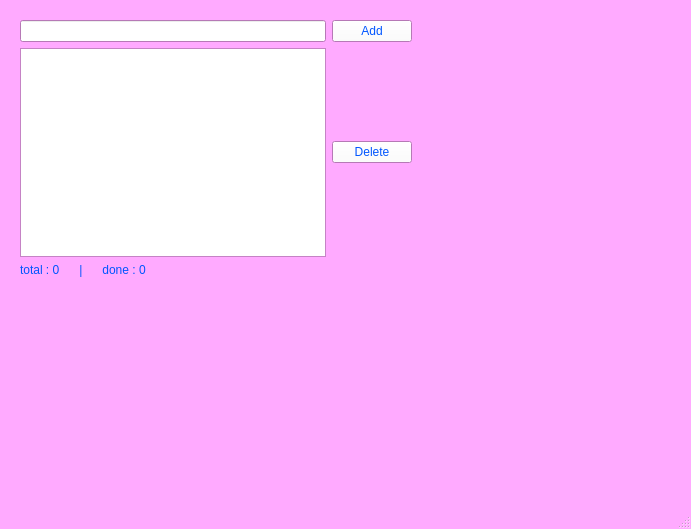
<?xml version="1.0" encoding="UTF-8"?>
<ui version="4.0">
 <class>MainWindow</class>
 <widget class="QMainWindow" name="MainWindow">
  <property name="windowModality">
   <enum>Qt::WindowModality::ApplicationModal</enum>
  </property>
  <property name="geometry">
   <rect>
    <x>0</x>
    <y>0</y>
    <width>691</width>
    <height>529</height>
   </rect>
  </property>
  <property name="palette">
   <palette>
    <active>
     <colorrole role="WindowText">
      <brush brushstyle="SolidPattern">
       <color alpha="255">
        <red>0</red>
        <green>0</green>
        <blue>0</blue>
       </color>
      </brush>
     </colorrole>
     <colorrole role="Button">
      <brush brushstyle="SolidPattern">
       <color alpha="255">
        <red>255</red>
        <green>255</green>
        <blue>255</blue>
       </color>
      </brush>
     </colorrole>
     <colorrole role="Light">
      <brush brushstyle="SolidPattern">
       <color alpha="255">
        <red>85</red>
        <green>170</green>
        <blue>255</blue>
       </color>
      </brush>
     </colorrole>
     <colorrole role="Midlight">
      <brush brushstyle="SolidPattern">
       <color alpha="255">
        <red>0</red>
        <green>85</green>
        <blue>255</blue>
       </color>
      </brush>
     </colorrole>
     <colorrole role="Dark">
      <brush brushstyle="SolidPattern">
       <color alpha="255">
        <red>85</red>
        <green>85</green>
        <blue>255</blue>
       </color>
      </brush>
     </colorrole>
     <colorrole role="Mid">
      <brush brushstyle="SolidPattern">
       <color alpha="255">
        <red>85</red>
        <green>85</green>
        <blue>255</blue>
       </color>
      </brush>
     </colorrole>
     <colorrole role="Text">
      <brush brushstyle="SolidPattern">
       <color alpha="255">
        <red>255</red>
        <green>255</green>
        <blue>255</blue>
       </color>
      </brush>
     </colorrole>
     <colorrole role="BrightText">
      <brush brushstyle="SolidPattern">
       <color alpha="255">
        <red>0</red>
        <green>85</green>
        <blue>255</blue>
       </color>
      </brush>
     </colorrole>
     <colorrole role="ButtonText">
      <brush brushstyle="SolidPattern">
       <color alpha="255">
        <red>0</red>
        <green>85</green>
        <blue>255</blue>
       </color>
      </brush>
     </colorrole>
     <colorrole role="Base">
      <brush brushstyle="SolidPattern">
       <color alpha="255">
        <red>255</red>
        <green>255</green>
        <blue>255</blue>
       </color>
      </brush>
     </colorrole>
     <colorrole role="Window">
      <brush brushstyle="SolidPattern">
       <color alpha="255">
        <red>255</red>
        <green>170</green>
        <blue>255</blue>
       </color>
      </brush>
     </colorrole>
     <colorrole role="Highlight">
      <brush brushstyle="SolidPattern">
       <color alpha="255">
        <red>255</red>
        <green>255</green>
        <blue>255</blue>
       </color>
      </brush>
     </colorrole>
     <colorrole role="HighlightedText">
      <brush brushstyle="SolidPattern">
       <color alpha="255">
        <red>0</red>
        <green>85</green>
        <blue>255</blue>
       </color>
      </brush>
     </colorrole>
     <colorrole role="Link">
      <brush brushstyle="SolidPattern">
       <color alpha="255">
        <red>85</red>
        <green>170</green>
        <blue>255</blue>
       </color>
      </brush>
     </colorrole>
     <colorrole role="LinkVisited">
      <brush brushstyle="SolidPattern">
       <color alpha="255">
        <red>0</red>
        <green>85</green>
        <blue>255</blue>
       </color>
      </brush>
     </colorrole>
     <colorrole role="AlternateBase">
      <brush brushstyle="SolidPattern">
       <color alpha="255">
        <red>255</red>
        <green>255</green>
        <blue>255</blue>
       </color>
      </brush>
     </colorrole>
     <colorrole role="ToolTipBase">
      <brush brushstyle="SolidPattern">
       <color alpha="255">
        <red>85</red>
        <green>85</green>
        <blue>255</blue>
       </color>
      </brush>
     </colorrole>
     <colorrole role="ToolTipText">
      <brush brushstyle="SolidPattern">
       <color alpha="255">
        <red>0</red>
        <green>85</green>
        <blue>255</blue>
       </color>
      </brush>
     </colorrole>
     <colorrole role="PlaceholderText">
      <brush brushstyle="SolidPattern">
       <color alpha="128">
        <red>255</red>
        <green>255</green>
        <blue>255</blue>
       </color>
      </brush>
     </colorrole>
    </active>
    <inactive>
     <colorrole role="WindowText">
      <brush brushstyle="SolidPattern">
       <color alpha="255">
        <red>0</red>
        <green>0</green>
        <blue>0</blue>
       </color>
      </brush>
     </colorrole>
     <colorrole role="Button">
      <brush brushstyle="SolidPattern">
       <color alpha="255">
        <red>255</red>
        <green>255</green>
        <blue>255</blue>
       </color>
      </brush>
     </colorrole>
     <colorrole role="Light">
      <brush brushstyle="SolidPattern">
       <color alpha="255">
        <red>85</red>
        <green>170</green>
        <blue>255</blue>
       </color>
      </brush>
     </colorrole>
     <colorrole role="Midlight">
      <brush brushstyle="SolidPattern">
       <color alpha="255">
        <red>0</red>
        <green>85</green>
        <blue>255</blue>
       </color>
      </brush>
     </colorrole>
     <colorrole role="Dark">
      <brush brushstyle="SolidPattern">
       <color alpha="255">
        <red>85</red>
        <green>85</green>
        <blue>255</blue>
       </color>
      </brush>
     </colorrole>
     <colorrole role="Mid">
      <brush brushstyle="SolidPattern">
       <color alpha="255">
        <red>85</red>
        <green>85</green>
        <blue>255</blue>
       </color>
      </brush>
     </colorrole>
     <colorrole role="Text">
      <brush brushstyle="SolidPattern">
       <color alpha="255">
        <red>255</red>
        <green>255</green>
        <blue>255</blue>
       </color>
      </brush>
     </colorrole>
     <colorrole role="BrightText">
      <brush brushstyle="SolidPattern">
       <color alpha="255">
        <red>0</red>
        <green>85</green>
        <blue>255</blue>
       </color>
      </brush>
     </colorrole>
     <colorrole role="ButtonText">
      <brush brushstyle="SolidPattern">
       <color alpha="255">
        <red>0</red>
        <green>85</green>
        <blue>255</blue>
       </color>
      </brush>
     </colorrole>
     <colorrole role="Base">
      <brush brushstyle="SolidPattern">
       <color alpha="255">
        <red>255</red>
        <green>255</green>
        <blue>255</blue>
       </color>
      </brush>
     </colorrole>
     <colorrole role="Window">
      <brush brushstyle="SolidPattern">
       <color alpha="255">
        <red>255</red>
        <green>170</green>
        <blue>255</blue>
       </color>
      </brush>
     </colorrole>
     <colorrole role="Highlight">
      <brush brushstyle="SolidPattern">
       <color alpha="255">
        <red>255</red>
        <green>255</green>
        <blue>255</blue>
       </color>
      </brush>
     </colorrole>
     <colorrole role="HighlightedText">
      <brush brushstyle="SolidPattern">
       <color alpha="255">
        <red>0</red>
        <green>85</green>
        <blue>255</blue>
       </color>
      </brush>
     </colorrole>
     <colorrole role="Link">
      <brush brushstyle="SolidPattern">
       <color alpha="255">
        <red>85</red>
        <green>170</green>
        <blue>255</blue>
       </color>
      </brush>
     </colorrole>
     <colorrole role="LinkVisited">
      <brush brushstyle="SolidPattern">
       <color alpha="255">
        <red>0</red>
        <green>85</green>
        <blue>255</blue>
       </color>
      </brush>
     </colorrole>
     <colorrole role="AlternateBase">
      <brush brushstyle="SolidPattern">
       <color alpha="255">
        <red>255</red>
        <green>255</green>
        <blue>255</blue>
       </color>
      </brush>
     </colorrole>
     <colorrole role="ToolTipBase">
      <brush brushstyle="SolidPattern">
       <color alpha="255">
        <red>85</red>
        <green>85</green>
        <blue>255</blue>
       </color>
      </brush>
     </colorrole>
     <colorrole role="ToolTipText">
      <brush brushstyle="SolidPattern">
       <color alpha="255">
        <red>0</red>
        <green>85</green>
        <blue>255</blue>
       </color>
      </brush>
     </colorrole>
     <colorrole role="PlaceholderText">
      <brush brushstyle="SolidPattern">
       <color alpha="128">
        <red>255</red>
        <green>255</green>
        <blue>255</blue>
       </color>
      </brush>
     </colorrole>
    </inactive>
    <disabled>
     <colorrole role="WindowText">
      <brush brushstyle="SolidPattern">
       <color alpha="255">
        <red>85</red>
        <green>85</green>
        <blue>255</blue>
       </color>
      </brush>
     </colorrole>
     <colorrole role="Button">
      <brush brushstyle="SolidPattern">
       <color alpha="255">
        <red>255</red>
        <green>255</green>
        <blue>255</blue>
       </color>
      </brush>
     </colorrole>
     <colorrole role="Light">
      <brush brushstyle="SolidPattern">
       <color alpha="255">
        <red>85</red>
        <green>170</green>
        <blue>255</blue>
       </color>
      </brush>
     </colorrole>
     <colorrole role="Midlight">
      <brush brushstyle="SolidPattern">
       <color alpha="255">
        <red>0</red>
        <green>85</green>
        <blue>255</blue>
       </color>
      </brush>
     </colorrole>
     <colorrole role="Dark">
      <brush brushstyle="SolidPattern">
       <color alpha="255">
        <red>85</red>
        <green>85</green>
        <blue>255</blue>
       </color>
      </brush>
     </colorrole>
     <colorrole role="Mid">
      <brush brushstyle="SolidPattern">
       <color alpha="255">
        <red>85</red>
        <green>85</green>
        <blue>255</blue>
       </color>
      </brush>
     </colorrole>
     <colorrole role="Text">
      <brush brushstyle="SolidPattern">
       <color alpha="255">
        <red>85</red>
        <green>85</green>
        <blue>255</blue>
       </color>
      </brush>
     </colorrole>
     <colorrole role="BrightText">
      <brush brushstyle="SolidPattern">
       <color alpha="255">
        <red>0</red>
        <green>85</green>
        <blue>255</blue>
       </color>
      </brush>
     </colorrole>
     <colorrole role="ButtonText">
      <brush brushstyle="SolidPattern">
       <color alpha="255">
        <red>85</red>
        <green>85</green>
        <blue>255</blue>
       </color>
      </brush>
     </colorrole>
     <colorrole role="Base">
      <brush brushstyle="SolidPattern">
       <color alpha="255">
        <red>255</red>
        <green>170</green>
        <blue>255</blue>
       </color>
      </brush>
     </colorrole>
     <colorrole role="Window">
      <brush brushstyle="SolidPattern">
       <color alpha="255">
        <red>255</red>
        <green>170</green>
        <blue>255</blue>
       </color>
      </brush>
     </colorrole>
     <colorrole role="HighlightedText">
      <brush brushstyle="SolidPattern">
       <color alpha="255">
        <red>0</red>
        <green>85</green>
        <blue>255</blue>
       </color>
      </brush>
     </colorrole>
     <colorrole role="Link">
      <brush brushstyle="SolidPattern">
       <color alpha="255">
        <red>85</red>
        <green>170</green>
        <blue>255</blue>
       </color>
      </brush>
     </colorrole>
     <colorrole role="LinkVisited">
      <brush brushstyle="SolidPattern">
       <color alpha="255">
        <red>0</red>
        <green>85</green>
        <blue>255</blue>
       </color>
      </brush>
     </colorrole>
     <colorrole role="AlternateBase">
      <brush brushstyle="SolidPattern">
       <color alpha="255">
        <red>255</red>
        <green>255</green>
        <blue>255</blue>
       </color>
      </brush>
     </colorrole>
     <colorrole role="ToolTipBase">
      <brush brushstyle="SolidPattern">
       <color alpha="255">
        <red>85</red>
        <green>85</green>
        <blue>255</blue>
       </color>
      </brush>
     </colorrole>
     <colorrole role="ToolTipText">
      <brush brushstyle="SolidPattern">
       <color alpha="255">
        <red>0</red>
        <green>85</green>
        <blue>255</blue>
       </color>
      </brush>
     </colorrole>
     <colorrole role="PlaceholderText">
      <brush brushstyle="SolidPattern">
       <color alpha="128">
        <red>255</red>
        <green>255</green>
        <blue>255</blue>
       </color>
      </brush>
     </colorrole>
    </disabled>
   </palette>
  </property>
  <property name="cursor">
   <cursorShape>CrossCursor</cursorShape>
  </property>
  <property name="windowTitle">
   <string>MainWindow</string>
  </property>
  <widget class="QWidget" name="centralwidget">
   <widget class="QWidget" name="layoutWidget">
    <property name="geometry">
     <rect>
      <x>20</x>
      <y>20</y>
      <width>392</width>
      <height>257</height>
     </rect>
    </property>
    <layout class="QGridLayout" name="gridLayout">
     <item row="2" column="0">
      <widget class="QLabel" name="Status">
       <property name="palette">
        <palette>
         <active>
          <colorrole role="WindowText">
           <brush brushstyle="SolidPattern">
            <color alpha="255">
             <red>0</red>
             <green>85</green>
             <blue>255</blue>
            </color>
           </brush>
          </colorrole>
         </active>
         <inactive>
          <colorrole role="WindowText">
           <brush brushstyle="SolidPattern">
            <color alpha="255">
             <red>0</red>
             <green>85</green>
             <blue>255</blue>
            </color>
           </brush>
          </colorrole>
         </inactive>
         <disabled/>
        </palette>
       </property>
       <property name="tabletTracking">
        <bool>false</bool>
       </property>
       <property name="focusPolicy">
        <enum>Qt::FocusPolicy::NoFocus</enum>
       </property>
       <property name="acceptDrops">
        <bool>false</bool>
       </property>
       <property name="text">
        <string>total : 0      |      done : 0</string>
       </property>
      </widget>
     </item>
     <item row="1" column="1">
      <widget class="QPushButton" name="Delete_btn">
       <property name="tabletTracking">
        <bool>false</bool>
       </property>
       <property name="focusPolicy">
        <enum>Qt::FocusPolicy::NoFocus</enum>
       </property>
       <property name="acceptDrops">
        <bool>false</bool>
       </property>
       <property name="text">
        <string>Delete</string>
       </property>
      </widget>
     </item>
     <item row="0" column="1">
      <widget class="QPushButton" name="Add_btn">
       <property name="tabletTracking">
        <bool>false</bool>
       </property>
       <property name="focusPolicy">
        <enum>Qt::FocusPolicy::NoFocus</enum>
       </property>
       <property name="acceptDrops">
        <bool>false</bool>
       </property>
       <property name="text">
        <string>Add</string>
       </property>
      </widget>
     </item>
     <item row="1" column="0">
      <widget class="QListWidget" name="TaskList">
       <property name="palette">
        <palette>
         <active>
          <colorrole role="Button">
           <brush brushstyle="SolidPattern">
            <color alpha="255">
             <red>255</red>
             <green>255</green>
             <blue>255</blue>
            </color>
           </brush>
          </colorrole>
          <colorrole role="Text">
           <brush brushstyle="SolidPattern">
            <color alpha="255">
             <red>0</red>
             <green>0</green>
             <blue>0</blue>
            </color>
           </brush>
          </colorrole>
          <colorrole role="Base">
           <brush brushstyle="SolidPattern">
            <color alpha="255">
             <red>255</red>
             <green>255</green>
             <blue>255</blue>
            </color>
           </brush>
          </colorrole>
          <colorrole role="AlternateBase">
           <brush brushstyle="SolidPattern">
            <color alpha="255">
             <red>255</red>
             <green>255</green>
             <blue>255</blue>
            </color>
           </brush>
          </colorrole>
         </active>
         <inactive>
          <colorrole role="Button">
           <brush brushstyle="SolidPattern">
            <color alpha="255">
             <red>255</red>
             <green>255</green>
             <blue>255</blue>
            </color>
           </brush>
          </colorrole>
          <colorrole role="Text">
           <brush brushstyle="SolidPattern">
            <color alpha="255">
             <red>0</red>
             <green>0</green>
             <blue>0</blue>
            </color>
           </brush>
          </colorrole>
          <colorrole role="Base">
           <brush brushstyle="SolidPattern">
            <color alpha="255">
             <red>255</red>
             <green>255</green>
             <blue>255</blue>
            </color>
           </brush>
          </colorrole>
          <colorrole role="AlternateBase">
           <brush brushstyle="SolidPattern">
            <color alpha="255">
             <red>255</red>
             <green>255</green>
             <blue>255</blue>
            </color>
           </brush>
          </colorrole>
         </inactive>
         <disabled>
          <colorrole role="Button">
           <brush brushstyle="SolidPattern">
            <color alpha="255">
             <red>255</red>
             <green>255</green>
             <blue>255</blue>
            </color>
           </brush>
          </colorrole>
          <colorrole role="AlternateBase">
           <brush brushstyle="SolidPattern">
            <color alpha="255">
             <red>255</red>
             <green>255</green>
             <blue>255</blue>
            </color>
           </brush>
          </colorrole>
         </disabled>
        </palette>
       </property>
       <property name="tabletTracking">
        <bool>false</bool>
       </property>
       <property name="focusPolicy">
        <enum>Qt::FocusPolicy::ClickFocus</enum>
       </property>
       <property name="acceptDrops">
        <bool>false</bool>
       </property>
      </widget>
     </item>
     <item row="0" column="0">
      <widget class="QLineEdit" name="AddTask">
       <property name="palette">
        <palette>
         <active>
          <colorrole role="Button">
           <brush brushstyle="SolidPattern">
            <color alpha="255">
             <red>85</red>
             <green>85</green>
             <blue>255</blue>
            </color>
           </brush>
          </colorrole>
          <colorrole role="Text">
           <brush brushstyle="SolidPattern">
            <color alpha="255">
             <red>0</red>
             <green>0</green>
             <blue>0</blue>
            </color>
           </brush>
          </colorrole>
          <colorrole role="Shadow">
           <brush brushstyle="SolidPattern">
            <color alpha="255">
             <red>255</red>
             <green>255</green>
             <blue>255</blue>
            </color>
           </brush>
          </colorrole>
          <colorrole role="Highlight">
           <brush brushstyle="SolidPattern">
            <color alpha="255">
             <red>255</red>
             <green>170</green>
             <blue>255</blue>
            </color>
           </brush>
          </colorrole>
          <colorrole role="HighlightedText">
           <brush brushstyle="SolidPattern">
            <color alpha="255">
             <red>85</red>
             <green>85</green>
             <blue>255</blue>
            </color>
           </brush>
          </colorrole>
         </active>
         <inactive>
          <colorrole role="Button">
           <brush brushstyle="SolidPattern">
            <color alpha="255">
             <red>85</red>
             <green>85</green>
             <blue>255</blue>
            </color>
           </brush>
          </colorrole>
          <colorrole role="Text">
           <brush brushstyle="SolidPattern">
            <color alpha="255">
             <red>0</red>
             <green>0</green>
             <blue>0</blue>
            </color>
           </brush>
          </colorrole>
          <colorrole role="Shadow">
           <brush brushstyle="SolidPattern">
            <color alpha="255">
             <red>255</red>
             <green>255</green>
             <blue>255</blue>
            </color>
           </brush>
          </colorrole>
          <colorrole role="Highlight">
           <brush brushstyle="SolidPattern">
            <color alpha="255">
             <red>255</red>
             <green>170</green>
             <blue>255</blue>
            </color>
           </brush>
          </colorrole>
          <colorrole role="HighlightedText">
           <brush brushstyle="SolidPattern">
            <color alpha="255">
             <red>85</red>
             <green>85</green>
             <blue>255</blue>
            </color>
           </brush>
          </colorrole>
         </inactive>
         <disabled>
          <colorrole role="Button">
           <brush brushstyle="SolidPattern">
            <color alpha="255">
             <red>85</red>
             <green>85</green>
             <blue>255</blue>
            </color>
           </brush>
          </colorrole>
          <colorrole role="Shadow">
           <brush brushstyle="SolidPattern">
            <color alpha="255">
             <red>255</red>
             <green>255</green>
             <blue>255</blue>
            </color>
           </brush>
          </colorrole>
          <colorrole role="HighlightedText">
           <brush brushstyle="SolidPattern">
            <color alpha="255">
             <red>85</red>
             <green>85</green>
             <blue>255</blue>
            </color>
           </brush>
          </colorrole>
         </disabled>
        </palette>
       </property>
       <property name="cursor">
        <cursorShape>IBeamCursor</cursorShape>
       </property>
       <property name="tabletTracking">
        <bool>false</bool>
       </property>
       <property name="focusPolicy">
        <enum>Qt::FocusPolicy::ClickFocus</enum>
       </property>
       <property name="acceptDrops">
        <bool>false</bool>
       </property>
       <property name="text">
        <string/>
       </property>
      </widget>
     </item>
    </layout>
   </widget>
  </widget>
  <widget class="QMenuBar" name="menubar">
   <property name="geometry">
    <rect>
     <x>0</x>
     <y>0</y>
     <width>691</width>
     <height>25</height>
    </rect>
   </property>
  </widget>
  <widget class="QStatusBar" name="statusbar"/>
 </widget>
 <resources/>
 <connections/>
</ui>
